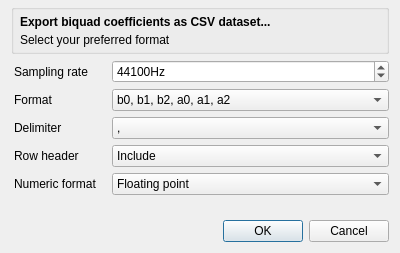
<?xml version="1.0" encoding="UTF-8"?>
<ui version="4.0">
 <class>CsvExportDialog</class>
 <widget class="QDialog" name="CsvExportDialog">
  <property name="geometry">
   <rect>
    <x>0</x>
    <y>0</y>
    <width>400</width>
    <height>253</height>
   </rect>
  </property>
  <property name="windowTitle">
   <string>Export coefficients as CSV</string>
  </property>
  <layout class="QVBoxLayout" name="verticalLayout_2">
   <property name="topMargin">
    <number>4</number>
   </property>
   <item>
    <widget class="QGroupBox" name="groupBox">
     <property name="minimumSize">
      <size>
       <width>0</width>
       <height>50</height>
      </size>
     </property>
     <property name="title">
      <string/>
     </property>
     <property name="flat">
      <bool>false</bool>
     </property>
     <layout class="QHBoxLayout" name="horizontalLayout" stretch="10">
      <property name="spacing">
       <number>9</number>
      </property>
      <property name="leftMargin">
       <number>6</number>
      </property>
      <property name="topMargin">
       <number>3</number>
      </property>
      <property name="rightMargin">
       <number>6</number>
      </property>
      <property name="bottomMargin">
       <number>3</number>
      </property>
      <item>
       <layout class="QVBoxLayout" name="verticalLayout">
        <property name="spacing">
         <number>0</number>
        </property>
        <item>
         <widget class="QLabel" name="label">
          <property name="font">
           <font>
            <weight>75</weight>
            <bold>true</bold>
           </font>
          </property>
          <property name="text">
           <string>Export biquad coefficients as CSV dataset...</string>
          </property>
         </widget>
        </item>
        <item>
         <widget class="QLabel" name="label_2">
          <property name="text">
           <string>Select your preferred format</string>
          </property>
         </widget>
        </item>
       </layout>
      </item>
     </layout>
    </widget>
   </item>
   <item>
    <layout class="QFormLayout" name="formLayout">
     <property name="horizontalSpacing">
      <number>15</number>
     </property>
     <property name="verticalSpacing">
      <number>6</number>
     </property>
     <property name="leftMargin">
      <number>3</number>
     </property>
     <property name="topMargin">
      <number>0</number>
     </property>
     <item row="0" column="0">
      <widget class="QLabel" name="label_3">
       <property name="text">
        <string>Sampling rate</string>
       </property>
      </widget>
     </item>
     <item row="0" column="1">
      <widget class="QSpinBox" name="samplerate">
       <property name="suffix">
        <string>Hz</string>
       </property>
       <property name="minimum">
        <number>8000</number>
       </property>
       <property name="maximum">
        <number>384000</number>
       </property>
       <property name="value">
        <number>44100</number>
       </property>
      </widget>
     </item>
     <item row="1" column="0">
      <widget class="QLabel" name="label_4">
       <property name="text">
        <string>Format</string>
       </property>
      </widget>
     </item>
     <item row="1" column="1">
      <widget class="QComboBox" name="format">
       <item>
        <property name="text">
         <string>b0, b1, b2, a0, a1, a2</string>
        </property>
       </item>
       <item>
        <property name="text">
         <string>a0, a1, a2, b0, b1, b2</string>
        </property>
       </item>
      </widget>
     </item>
     <item row="2" column="0">
      <widget class="QLabel" name="label_5">
       <property name="text">
        <string>Delimiter</string>
       </property>
      </widget>
     </item>
     <item row="2" column="1">
      <widget class="QComboBox" name="delimiter">
       <item>
        <property name="text">
         <string>,</string>
        </property>
       </item>
       <item>
        <property name="text">
         <string>;</string>
        </property>
       </item>
       <item>
        <property name="text">
         <string>&lt;Space&gt;</string>
        </property>
       </item>
       <item>
        <property name="text">
         <string>&lt;Tab&gt;</string>
        </property>
       </item>
      </widget>
     </item>
     <item row="3" column="0">
      <widget class="QLabel" name="label_6">
       <property name="text">
        <string>Row header</string>
       </property>
      </widget>
     </item>
     <item row="3" column="1">
      <widget class="QComboBox" name="includeHeader">
       <item>
        <property name="text">
         <string>Include</string>
        </property>
       </item>
       <item>
        <property name="text">
         <string>Exclude</string>
        </property>
       </item>
      </widget>
     </item>
     <item row="4" column="0">
      <widget class="QLabel" name="label_7">
       <property name="text">
        <string>Numeric format</string>
       </property>
      </widget>
     </item>
     <item row="4" column="1">
      <widget class="QComboBox" name="numericFormat">
       <item>
        <property name="text">
         <string>Floating point</string>
        </property>
       </item>
       <item>
        <property name="text">
         <string>Scientific</string>
        </property>
       </item>
      </widget>
     </item>
    </layout>
   </item>
   <item>
    <spacer name="verticalSpacer">
     <property name="orientation">
      <enum>Qt::Vertical</enum>
     </property>
     <property name="sizeHint" stdset="0">
      <size>
       <width>20</width>
       <height>40</height>
      </size>
     </property>
    </spacer>
   </item>
   <item>
    <widget class="QDialogButtonBox" name="buttonBox">
     <property name="orientation">
      <enum>Qt::Horizontal</enum>
     </property>
     <property name="standardButtons">
      <set>QDialogButtonBox::Cancel|QDialogButtonBox::Ok</set>
     </property>
    </widget>
   </item>
  </layout>
 </widget>
 <resources/>
 <connections>
  <connection>
   <sender>buttonBox</sender>
   <signal>accepted()</signal>
   <receiver>CsvExportDialog</receiver>
   <slot>accept()</slot>
   <hints>
    <hint type="sourcelabel">
     <x>248</x>
     <y>254</y>
    </hint>
    <hint type="destinationlabel">
     <x>157</x>
     <y>274</y>
    </hint>
   </hints>
  </connection>
  <connection>
   <sender>buttonBox</sender>
   <signal>rejected()</signal>
   <receiver>CsvExportDialog</receiver>
   <slot>reject()</slot>
   <hints>
    <hint type="sourcelabel">
     <x>316</x>
     <y>260</y>
    </hint>
    <hint type="destinationlabel">
     <x>286</x>
     <y>274</y>
    </hint>
   </hints>
  </connection>
 </connections>
</ui>
